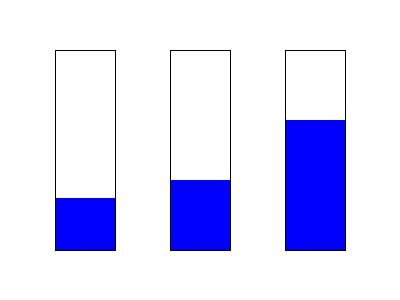
#> input picture Intro to libraries/Invisible Chem Lab/Data/1.jpg, 400 x 300 px
$ jupyter execute --allow-errors NoteBook.ipynb   (shell and % lines are left out)
#> lines starting #> are read from the running program, lines starting #| are printed output that depends on the picture; after the words box and inside, x2 and y2 are one past the last pixel; in counts of white or black regions, pixels touching at a corner belong together
<h1 align=center style="line-height:200%;font-family:vazir;color:#0099cc">
<font face="vazirmatn" color="#0099cc">
آزمایشگاه شیمی
</font>
</h1>

<p dir=rtl style="direction: rtl;text-align: justify;line-height:200%;font-family:vazir;font-size:medium">
<font face="vazirmatn" size=3>
در این تمرین ساده سعی می‌کنیم به کمک محاسبه هیستوگرام تصویر این تمرین را حل کنیم. طول و عرض لوله ها به ما داده شده است و از ما میانگین درصد پر بودن لوله ها را خواسته اند. که خب ایده ساده برای حل، این است که مجموع پیکسل های ابی که تصویر اشغال میکند را حساب کرده و بر مجموع پیکسل های لوله ها تقسیم کنیم.
</font>
</p>

<h3 dir=rtl align=right style="line-height:200%;font-family:vazir;color:#0099cc">
<font face="vazirmatn" color="#0099cc">
اضافه کردن کتابخانه های مورد نیاز
</font>
</h3>

<p dir=rtl style="direction: rtl;text-align: justify;line-height:200%;font-family:vazir;font-size:medium">
<font face="vazirmatn" size=3>
با اجرای سلول زیر تمام کتابخانه هایی که در طول این تمرین نیاز خواهد شد، import میشوند.
</font>
</p>

[cell 1]
import numpy as np
import cv2
import matplotlib.pyplot as plt

<h3 dir=rtl align=right style="line-height:200%;font-family:vazir;color:#0099cc">
<font face="vazirmatn" color="#0099cc">
بارگذاری تصویر
</font>
</h3>

<p dir=rtl style="direction: rtl;text-align: justify;line-height:200%;font-family:vazir;font-size:medium">
<font face="vazirmatn" size=3>
با استفاده از <code>OpenCV</code> فایل <code>1.jpg</code> را بخوانید و سپس به کمک <code>matplotlib</code> آن را نمایش دهید.
</font>
</p>

[cell 2]
# Read the image
image = cv2.imread("../Data/1.jpg")
#> image is the input picture: shape (300, 400, 3); mean B, G, R 251.4, 220.1, 220.1


# Show the image using matplotlib
plt.imshow(cv2.cvtColor(image, cv2.COLOR_BGR2RGB))
plt.show()

<p dir=rtl style="direction: rtl;text-align: justify;line-height:200%;font-family:vazir;font-size:medium">
<font face="vazirmatn" size=3>
در سلول زیر، عرض و ارتفاع تصویر را در دو خط مجزا چاپ کنید.
</font>
</p>

[cell 3]
# Print height and width in two lines
print(image.shape[0])
#| 300
print(image.shape[1])
#| 400

<p dir=rtl style="direction: rtl;text-align: justify;line-height:200%;font-family:vazir;font-size:medium">
<font face="vazirmatn" size=3>
برای اینکه مجموع پیکسل های شدت آبی را محاسبه کنیم راه حل بهینه تبدیل به فرمت <code>HSV</code> و سر و کله زدن با کانال H است. همانطور که در درسنامه های قبل گفته شد، مولفه یا کانال H رنگ اصلی را مشخص میکند. در سلول زیر تصویر را به کانال <code>HSV</code> تبدیل کنید.
</font>
</p>

[cell 4]
# Convert to HSV
hsv = cv2.cvtColor(image, cv2.COLOR_BGR2HSV)
#> hsv: shape (300, 400, 3); mean H, S, V 19, 33.1, 251.4

[cell 5]
# تنظیم دقیق محدوده رنگ آبی در HSV
lower_blue = np.array([90, 100, 50])
upper_blue = np.array([140, 255, 255])

# در این تکه بازه ممکن رنگ آبی مشخص شد

<p dir=rtl style="direction: rtl;text-align: justify;line-height:200%;font-family:vazir;font-size:medium">
<font face="vazirmatn" size=3>
در سلول زیر، لطفا یک ماسک تشکیل داده و تمام پیکسل هایی که در بازه مجاز تعریف شده قسمت قبل قرار دارند را شناسایی و در متغیر <code>mask</code> ذخیره کنید.
</font>
</p>

[cell 6]
mask = cv2.inRange(hsv, lower_blue, upper_blue)
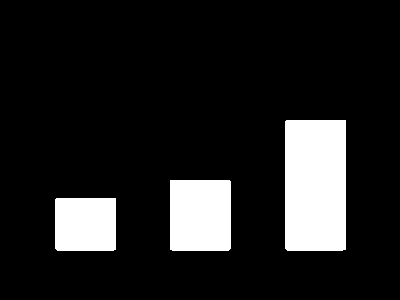
#> mask: shape (300, 400); 12.9% white; 3 white regions, box (x1, y1, x2, y2) and area: (285, 120, 346, 251) 7984, (170, 180, 231, 251) 4325, (55, 198, 116, 251) 3227

<p dir=rtl style="direction: rtl;text-align: justify;line-height:200%;font-family:vazir;font-size:medium">
<font face="vazirmatn" size=3>
حال به کمک <code>numpy</code> تمام پیکسل های غیر صفر ماسک را بشمارید. با اجرای سلول پایین به اولین هدف که شمارش تمام پیکسل های دارای شدت روشنایی آبی بود خواهیم رسید.
</font>
</p>

[cell 7]
blue_pixels = np.count_nonzero(mask)
#> blue_pixels = 15536

<p dir=rtl style="direction: rtl;text-align: justify;line-height:200%;font-family:vazir;font-size:medium">
<font face="vazirmatn" size=3>
حال می بایست مجموع پیکسل های اشغال شده توسط لوله ها را بشماریم. 3 لوله داریم در ابعاد 60 * 200. مجموع پیکسل های درون لوله را محاسبه کنید.
</font>
</p>

[cell 8]
total_tube_area = 3 * 60 * 200

[cell 9]
average_filled_percentage = (blue_pixels / total_tube_area) * 100
#> average_filled_percentage = 43.16

[cell 10]
print (int(average_filled_percentage))
#| 43

<h3 dir=rtl align=right style="line-height:200%;font-family:vazir;color:#0099cc">
<font face="vazirmatn" color="#0099cc">
نوشتن تابع محاسبه گر
</font>
</h3>

<p dir=rtl style="direction: rtl;text-align: justify;line-height:200%;font-family:vazir;font-size:medium">
<font face="vazirmatn" size=3>
تمام عملیات مورد نیاز جهت محاسبه میانگین درصد پر بودن لوله ها را در تابع زیر بنویسید. دقت کنید که این تابع باید تصویری را به عنوان ورودی گرفته و خروجی آن باید عدد صحیح <code>int</code> مجموع درصد باشد.
</font>
</p>

[cell 11]
def calculation(image):
    hsv = cv2.cvtColor(image, cv2.COLOR_BGR2HSV)
    lower_blue = np.array([90, 100, 50])
    upper_blue = np.array([140, 255, 255])
    mask = cv2.inRange(hsv, lower_blue, upper_blue)
    blue_pixels = np.count_nonzero(mask)
#> blue_pixels = 15536
    total_tube_area = 3 * 60 * 200
    average_filled_percentage = (blue_pixels / total_tube_area) * 100
#> average_filled_percentage = 43.16
    return int(average_filled_percentage)

[cell 12]
# Test the function
print(calculation(image))
#| 43

<h2 align=right style="line-height:200%;font-family:vazir;color:#0099cc">
<font face="vazirmatn" color="#0099cc">
<b>سلول جواب‌ساز</b>
</font>
</h2>

<p dir=rtl style="direction: rtl; text-align: justify; line-height:200%; font-family:vazir; font-size:medium">
<font face="vazirmatn" size=3>
    برای ساخته‌شدن فایل <code>result.zip</code> سلول زیر را اجرا کنید. توجه داشته باشید که پیش از اجرای سلول زیر تغییرات اعمال شده در نت‌بوک را ذخیره کرده باشید (<code>ctrl+s</code>) تا در صورت نیاز به پشتیبانی امکان بررسی کد شما وجود داشته باشد. دقت کنید نام تابع حتما <code>calculation</code>  باشد و لطفا فایل <code>result.zip</code> را در نهایت در سایت بارگذاری کنید.

</font>
</p>

[cell 13]
import zipfile
from inspect import getsource


def compress(file_names):
    print("File Paths:")
    print(file_names)
    compression = zipfile.ZIP_DEFLATED
    with zipfile.ZipFile("result.zip", mode="w") as zf:
        for file_name in file_names:
            zf.write('./' + file_name, file_name, compress_type=compression)

imp = """
import cv2
import numpy as np
"""


file_names = ["calculation.py", "NoteBook.ipynb"]
#> (the rest of this cell did not finish here and is left out)
